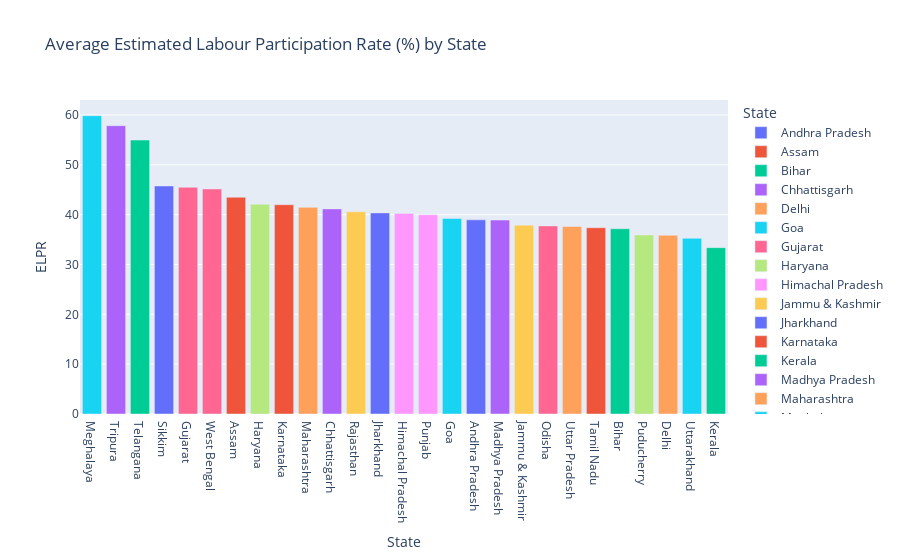

The notebook cell saved with this chart:
### Code cell
region = df.groupby(["State"])[['EUR', "EE", "ELPR"]].mean()
region = pd.DataFrame(region).reset_index()

fig = px.bar(region, x="State", y="ELPR", color="State", title="Average Estimated Labour Participation Rate (%) by State")
fig.update_layout(xaxis={'categoryorder':'total descending'})
fig.show()

### Figure 1 — Plotly figure (JSON) as saved in the notebook; plotly's stock layout.template omitted (floating-point values rounded to 4 significant figures)
{"data": [{"alignmentgroup": "True", "hovertemplate": "State=%{x}<br>ELPR=%{y}<extra></extra>", "legendgroup": "Andhra Pradesh", "marker": {"color": "#636efa", "pattern": {"shape": ""}}, "name": "Andhra Pradesh", "offsetgroup": "Andhra Pradesh", "orientation": "v", "showlegend": true, "textposition": "auto", "type": "bar", "x": ["Andhra Pradesh"], "xaxis": "x", "y": [38.96], "yaxis": "y"}, {"alignmentgroup": "True", "hovertemplate": "State=%{x}<br>ELPR=%{y}<extra></extra>", "legendgroup": "Assam", "marker": {"color": "#EF553B", "pattern": {"shape": ""}}, "name": "Assam", "offsetgroup": "Assam", "orientation": "v", "showlegend": true, "textposition": "auto", "type": "bar", "x": ["Assam"], "xaxis": "x", "y": [43.5], "yaxis": "y"}, {"alignmentgroup": "True", "hovertemplate": "State=%{x}<br>ELPR=%{y}<extra></extra>", "legendgroup": "Bihar", "marker": {"color": "#00cc96", "pattern": {"shape": ""}}, "name": "Bihar", "offsetgroup": "Bihar", "orientation": "v", "showlegend": true, "textposition": "auto", "type": "bar", "x": ["Bihar"], "xaxis": "x", "y": [37.17], "yaxis": "y"}, {"alignmentgroup": "True", "hovertemplate": "State=%{x}<br>ELPR=%{y}<extra></extra>", "legendgroup": "Chhattisgarh", "marker": {"color": "#ab63fa", "pattern": {"shape": ""}}, "name": "Chhattisgarh", "offsetgroup": "Chhattisgarh", "orientation": "v", "showlegend": true, "textposition": "auto", "type": "bar", "x": ["Chhattisgarh"], "xaxis": "x", "y": [41.16], "yaxis": "y"}, {"alignmentgroup": "True", "hovertemplate": "State=%{x}<br>ELPR=%{y}<extra></extra>", "legendgroup": "Delhi", "marker": {"color": "#FFA15A", "pattern": {"shape": ""}}, "name": "Delhi", "offsetgroup": "Delhi", "orientation": "v", "showlegend": true, "textposition": "auto", "type": "bar", "x": ["Delhi"], "xaxis": "x", "y": [35.86], "yaxis": "y"}, {"alignmentgroup": "True", "hovertemplate": "State=%{x}<br>ELPR=%{y}<extra></extra>", "legendgroup": "Goa", "marker": {"color": "#19d3f3", "pattern": {"shape": ""}}, "name": "Goa", "offsetgroup": "Goa", "orientation": "v", "showlegend": true, "textposition": "auto", "type": "bar", "x": ["Goa"], "xaxis": "x", "y": [39.24], "yaxis": "y"}, {"alignmentgroup": "True", "hovertemplate": "State=%{x}<br>ELPR=%{y}<extra></extra>", "legendgroup": "Gujarat", "marker": {"color": "#FF6692", "pattern": {"shape": ""}}, "name": "Gujarat", "offsetgroup": "Gujarat", "orientation": "v", "showlegend": true, "textposition": "auto", "type": "bar", "x": ["Gujarat"], "xaxis": "x", "y": [45.49], "yaxis": "y"}, {"alignmentgroup": "True", "hovertemplate": "State=%{x}<br>ELPR=%{y}<extra></extra>", "legendgroup": "Haryana", "marker": {"color": "#B6E880", "pattern": {"shape": ""}}, "name": "Haryana", "offsetgroup": "Haryana", "orientation": "v", "showlegend": true, "textposition": "auto", "type": "bar", "x": ["Haryana"], "xaxis": "x", "y": [42.1], "yaxis": "y"}, {"alignmentgroup": "True", "hovertemplate": "State=%{x}<br>ELPR=%{y}<extra></extra>", "legendgroup": "Himachal Pradesh", "marker": {"color": "#FF97FF", "pattern": {"shape": ""}}, "name": "Himachal Pradesh", "offsetgroup": "Himachal Pradesh", "orientation": "v", "showlegend": true, "textposition": "auto", "type": "bar", "x": ["Himachal Pradesh"], "xaxis": "x", "y": [40.25], "yaxis": "y"}, {"alignmentgroup": "True", "hovertemplate": "State=%{x}<br>ELPR=%{y}<extra></extra>", "legendgroup": "Jammu & Kashmir", "marker": {"color": "#FECB52", "pattern": {"shape": ""}}, "name": "Jammu & Kashmir", "offsetgroup": "Jammu & Kashmir", "orientation": "v", "showlegend": true, "textposition": "auto", "type": "bar", "x": ["Jammu & Kashmir"], "xaxis": "x", "y": [37.89], "yaxis": "y"}, {"alignmentgroup": "True", "hovertemplate": "State=%{x}<br>ELPR=%{y}<extra></extra>", "legendgroup": "Jharkhand", "marker": {"color": "#636efa", "pattern": {"shape": ""}}, "name": "Jharkhand", "offsetgroup": "Jharkhand", "orientation": "v", "showlegend": true, "textposition": "auto", "type": "bar", "x": ["Jharkhand"], "xaxis": "x", "y": [40.36], "yaxis": "y"}, {"alignmentgroup": "True", "hovertemplate": "State=%{x}<br>ELPR=%{y}<extra></extra>", "legendgroup": "Karnataka", "marker": {"color": "#EF553B", "pattern": {"shape": ""}}, "name": "Karnataka", "offsetgroup": "Karnataka", "orientation": "v", "showlegend": true, "textposition": "auto", "type": "bar", "x": ["Karnataka"], "xaxis": "x", "y": [42], "yaxis": "y"}, {"alignmentgroup": "True", "hovertemplate": "State=%{x}<br>ELPR=%{y}<extra></extra>", "legendgroup": "Kerala", "marker": {"color": "#00cc96", "pattern": {"shape": ""}}, "name": "Kerala", "offsetgroup": "Kerala", "orientation": "v", "showlegend": true, "textposition": "auto", "type": "bar", "x": ["Kerala"], "xaxis": "x", "y": [33.38], "yaxis": "y"}, {"alignmentgroup": "True", "hovertemplate": "State=%{x}<br>ELPR=%{y}<extra></extra>", "legendgroup": "Madhya Pradesh", "marker": {"color": "#ab63fa", "pattern": {"shape": ""}}, "name": "Madhya Pradesh", "offsetgroup": "Madhya Pradesh", "orientation": "v", "showlegend": true, "textposition": "auto", "type": "bar", "x": ["Madhya Pradesh"], "xaxis": "x", "y": [38.93], "yaxis": "y"}, {"alignmentgroup": "True", "hovertemplate": "State=%{x}<br>ELPR=%{y}<extra></extra>", "legendgroup": "Maharashtra", "marker": {"color": "#FFA15A", "pattern": {"shape": ""}}, "name": "Maharashtra", "offsetgroup": "Maharashtra", "orientation": "v", "showlegend": true, "textposition": "auto", "type": "bar", "x": ["Maharashtra"], "xaxis": "x", "y": [41.47], "yaxis": "y"}, {"alignmentgroup": "True", "hovertemplate": "State=%{x}<br>ELPR=%{y}<extra></extra>", "legendgroup": "Meghalaya", "marker": {"color": "#19d3f3", "pattern": {"shape": ""}}, "name": "Meghalaya", "offsetgroup": "Meghalaya", "orientation": "v", "showlegend": true, "textposition": "auto", "type": "bar", "x": ["Meghalaya"], "xaxis": "x", "y": [59.86], "yaxis": "y"}, {"alignmentgroup": "True", "hovertemplate": "State=%{x}<br>ELPR=%{y}<extra></extra>", "legendgroup": "Odisha", "marker": {"color": "#FF6692", "pattern": {"shape": ""}}, "name": "Odisha", "offsetgroup": "Odisha", "orientation": "v", "showlegend": true, "textposition": "auto", "type": "bar", "x": ["Odisha"], "xaxis": "x", "y": [37.75], "yaxis": "y"}, {"alignmentgroup": "True", "hovertemplate": "State=%{x}<br>ELPR=%{y}<extra></extra>", "legendgroup": "Puducherry", "marker": {"color": "#B6E880", "pattern": {"shape": ""}}, "name": "Puducherry", "offsetgroup": "Puducherry", "orientation": "v", "showlegend": true, "textposition": "auto", "type": "bar", "x": ["Puducherry"], "xaxis": "x", "y": [35.92], "yaxis": "y"}, {"alignmentgroup": "True", "hovertemplate": "State=%{x}<br>ELPR=%{y}<extra></extra>", "legendgroup": "Punjab", "marker": {"color": "#FF97FF", "pattern": {"shape": ""}}, "name": "Punjab", "offsetgroup": "Punjab", "orientation": "v", "showlegend": true, "textposition": "auto", "type": "bar", "x": ["Punjab"], "xaxis": "x", "y": [39.98], "yaxis": "y"}, {"alignmentgroup": "True", "hovertemplate": "State=%{x}<br>ELPR=%{y}<extra></extra>", "legendgroup": "Rajasthan", "marker": {"color": "#FECB52", "pattern": {"shape": ""}}, "name": "Rajasthan", "offsetgroup": "Rajasthan", "orientation": "v", "showlegend": true, "textposition": "auto", "type": "bar", "x": ["Rajasthan"], "xaxis": "x", "y": [40.59], "yaxis": "y"}, {"alignmentgroup": "True", "hovertemplate": "State=%{x}<br>ELPR=%{y}<extra></extra>", "legendgroup": "Sikkim", "marker": {"color": "#636efa", "pattern": {"shape": ""}}, "name": "Sikkim", "offsetgroup": "Sikkim", "orientation": "v", "showlegend": true, "textposition": "auto", "type": "bar", "x": ["Sikkim"], "xaxis": "x", "y": [45.76], "yaxis": "y"}, {"alignmentgroup": "True", "hovertemplate": "State=%{x}<br>ELPR=%{y}<extra></extra>", "legendgroup": "Tamil Nadu", "marker": {"color": "#EF553B", "pattern": {"shape": ""}}, "name": "Tamil Nadu", "offsetgroup": "Tamil Nadu", "orientation": "v", "showlegend": true, "textposition": "auto", "type": "bar", "x": ["Tamil Nadu"], "xaxis": "x", "y": [37.38], "yaxis": "y"}, {"alignmentgroup": "True", "hovertemplate": "State=%{x}<br>ELPR=%{y}<extra></extra>", "legendgroup": "Telangana", "marker": {"color": "#00cc96", "pattern": {"shape": ""}}, "name": "Telangana", "offsetgroup": "Telangana", "orientation": "v", "showlegend": true, "textposition": "auto", "type": "bar", "x": ["Telangana"], "xaxis": "x", "y": [54.97], "yaxis": "y"}, {"alignmentgroup": "True", "hovertemplate": "State=%{x}<br>ELPR=%{y}<extra></extra>", "legendgroup": "Tripura", "marker": {"color": "#ab63fa", "pattern": {"shape": ""}}, "name": "Tripura", "offsetgroup": "Tripura", "orientation": "v", "showlegend": true, "textposition": "auto", "type": "bar", "x": ["Tripura"], "xaxis": "x", "y": [57.85], "yaxis": "y"}, {"alignmentgroup": "True", "hovertemplate": "State=%{x}<br>ELPR=%{y}<extra></extra>", "legendgroup": "Uttar Pradesh", "marker": {"color": "#FFA15A", "pattern": {"shape": ""}}, "name": "Uttar Pradesh", "offsetgroup": "Uttar Pradesh", "orientation": "v", "showlegend": true, "textposition": "auto", "type": "bar", "x": ["Uttar Pradesh"], "xaxis": "x", "y": [37.61], "yaxis": "y"}, {"alignmentgroup": "True", "hovertemplate": "State=%{x}<br>ELPR=%{y}<extra></extra>", "legendgroup": "Uttarakhand", "marker": {"color": "#19d3f3", "pattern": {"shape": ""}}, "name": "Uttarakhand", "offsetgroup": "Uttarakhand", "orientation": "v", "showlegend": true, "textposition": "auto", "type": "bar", "x": ["Uttarakhand"], "xaxis": "x", "y": [35.26], "yaxis": "y"}, {"alignmentgroup": "True", "hovertemplate": "State=%{x}<br>ELPR=%{y}<extra></extra>", "legendgroup": "West Bengal", "marker": {"color": "#FF6692", "pattern": {"shape": ""}}, "name": "West Bengal", "offsetgroup": "West Bengal", "orientation": "v", "showlegend": true, "textposition": "auto", "type": "bar", "x": ["West Bengal"], "xaxis": "x", "y": [45.16], "yaxis": "y"}], "layout": {"barmode": "relative", "legend": {"title": {"text": "State"}, "tracegroupgap": 0}, "title": {"text": "Average Estimated Labour Participation Rate (%) by State"}, "xaxis": {"anchor": "y", "categoryarray": ["Andhra Pradesh", "Assam", "Bihar", "Chhattisgarh", "Delhi", "Goa", "Gujarat", "Haryana", "Himachal Pradesh", "Jammu & Kashmir", "Jharkhand", "Karnataka", "Kerala", "Madhya Pradesh", "Maharashtra", "Meghalaya", "Odisha", "Puducherry", "Punjab", "Rajasthan", "Sikkim", "Tamil Nadu", "Telangana", "Tripura", "Uttar Pradesh", "Uttarakhand", "West Bengal"], "categoryorder": "total descending", "domain": [0, 1], "title": {"text": "State"}}, "yaxis": {"anchor": "x", "domain": [0, 1], "title": {"text": "ELPR"}}}}
